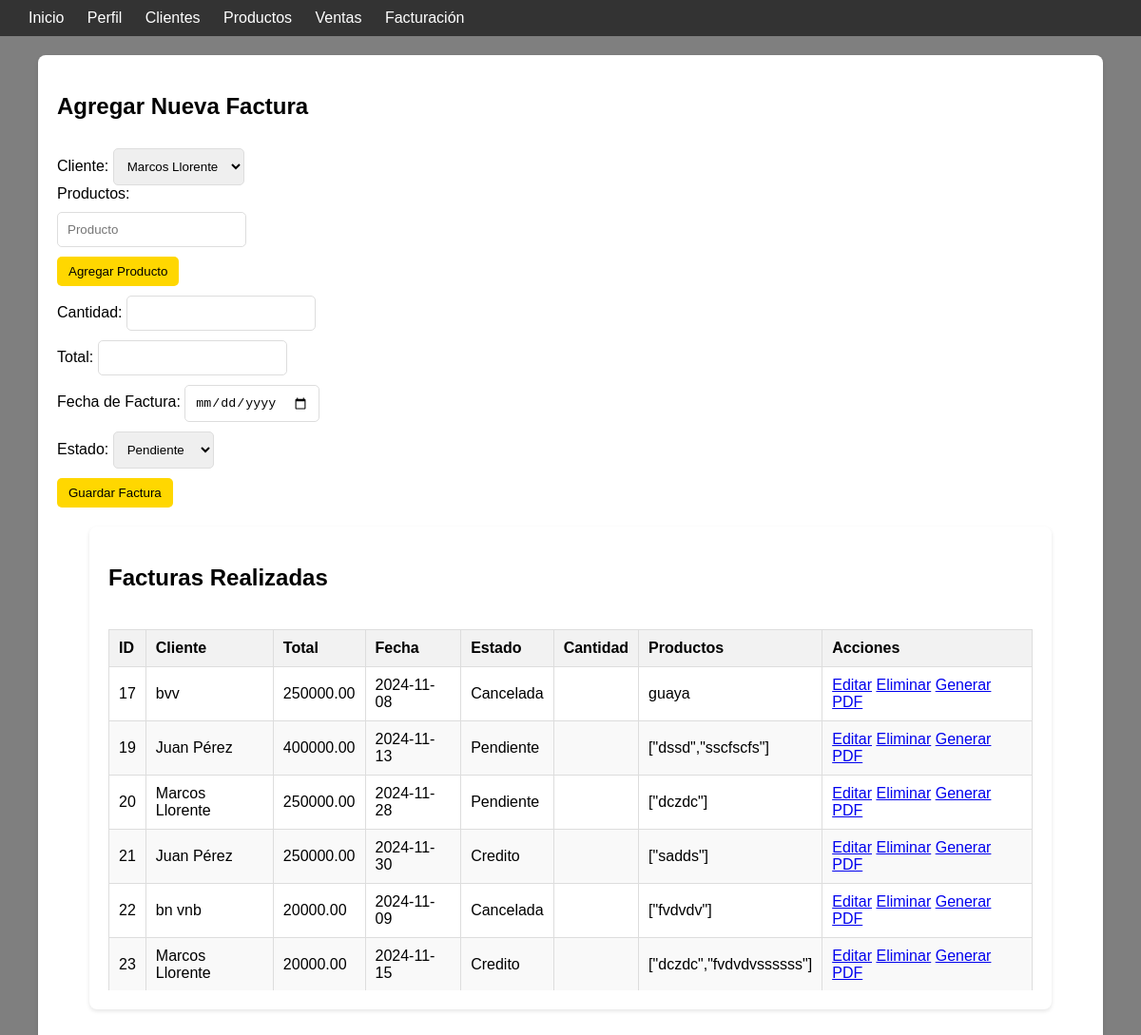
Page /vendedor/facturacion.php on the earlier database version.
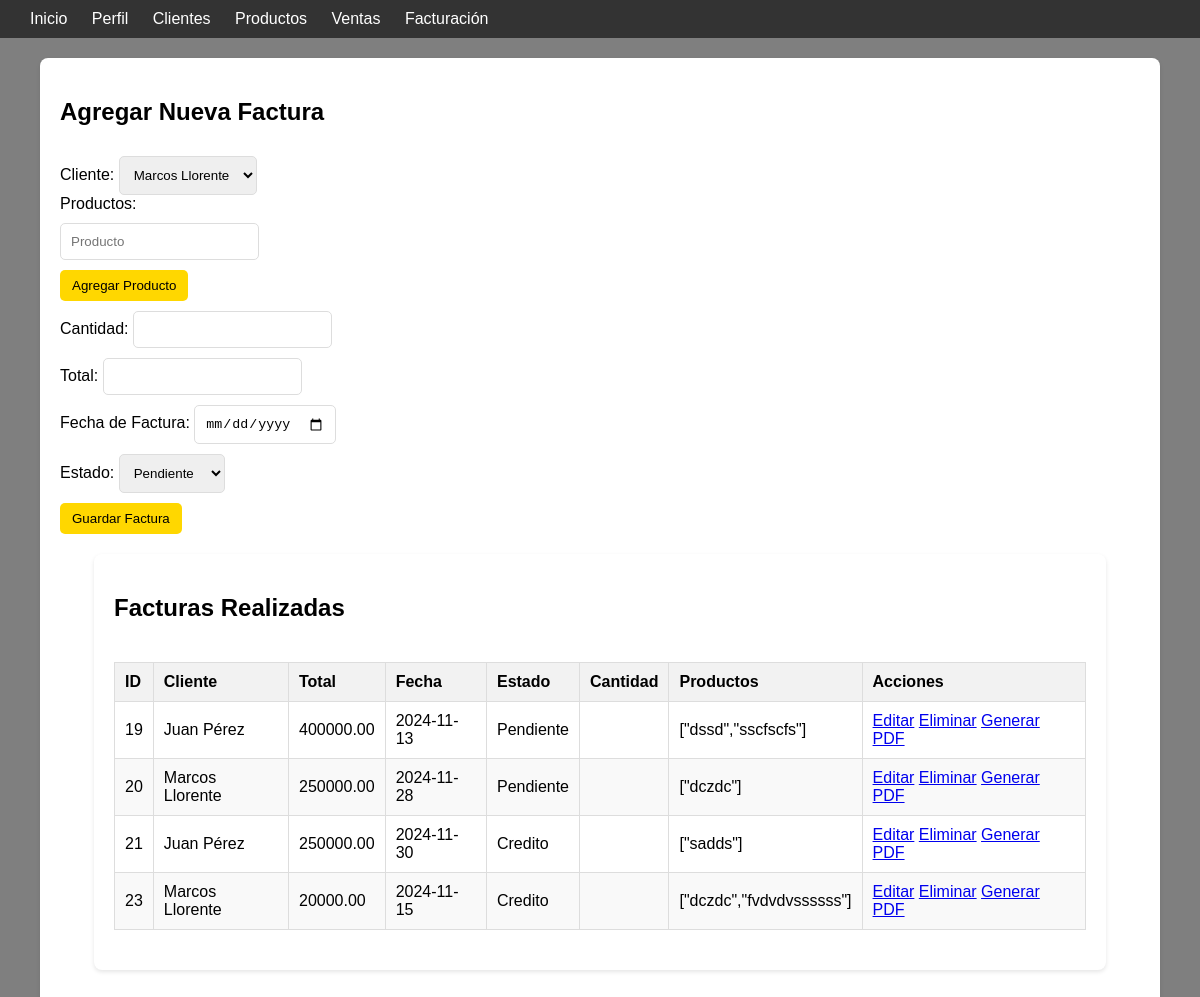
Same page on the later database version.
### tables this page shows
CREATE TABLE `facturas` (
  `id` int(11) NOT NULL,
  `cliente_id` int(11) DEFAULT NULL,
  `fecha_factura` date NOT NULL,
  `estado` varchar(20) DEFAULT 'pendiente',
  `total` decimal(10,2) DEFAULT NULL,
  `productos` varchar(50) NOT NULL,
  `cantidad` varchar(50) NOT NULL
);

CREATE TABLE `clientes` (
  `id` int(11) NOT NULL,
  `numero_identificacion` varchar(30) NOT NULL,
  `nombre` varchar(100) DEFAULT NULL,
  `direccion` varchar(255) DEFAULT NULL,
  `telefono` varchar(15) DEFAULT NULL,
  `correo` varchar(30) NOT NULL
);

### vendedor/facturacion.php (the view, shortened to what this page needs)
<?php
$dsn = 'mysql:host=localhost;dbname=thunderbike;charset=utf8';
$username = 'root';
$password = '';
try {
    $pdo = new PDO($dsn, $username, $password);
    $pdo->setAttribute(PDO::ATTR_ERRMODE, PDO::ERRMODE_EXCEPTION);
} catch (PDOException $e) {
    die("Conexión fallida: " . htmlspecialchars($e->getMessage()));
    $result_facturas = [];
    $clientes = [];
}
$sql_facturas = 'SELECT f.id, c.nombre AS nombre_cliente, f.total, f.fecha_factura, f.estado, f.productos, cantidad
                 FROM facturas AS f
                 JOIN clientes AS c ON f.cliente_id = c.id';
$stmt_facturas = $pdo->query($sql_facturas);
$result_facturas = $stmt_facturas->fetchAll(PDO::FETCH_ASSOC);
$sql_clientes = "SELECT id, nombre FROM clientes";
$stmt_clientes = $pdo->query($sql_clientes);
$clientes = $stmt_clientes->fetchAll(PDO::FETCH_ASSOC);
?>
<!DOCTYPE html>
<html lang="es">
<head>
</head>
<body>
<div class="video-background">
    </div>
<nav class="navtop">
        <div>
            <a href="vendedor_dashboard.php" class="button">Inicio</a>
            <a href="perfil.php" class="button">Perfil</a>
            <a href="client.php" class="button">Clientes</a>
            <a href="productos.php" class="button">Productos</a>
            <a href="ventas.php" class="button">Ventas</a>
            <a href="facturacion.php" class="button">Facturación</a>
        </div>
    </nav>
    <div class="container">
        <h2>Agregar Nueva Factura</h2>
        <form action="facturacion.php" method="POST">
            <label for="cliente_id">Cliente:</label>
            <select name="cliente_id" id="cliente_id" required>
                <?php foreach ($clientes as $cliente): ?>
                    <option value="<?= htmlspecialchars($cliente['id']) ?>">
                        <?= htmlspecialchars($cliente['nombre']) ?>
                    </option>
                <?php endforeach; ?>
            </select><br>
            <label for="productos">Productos:</label>
            <div id="productos-list" class="productos-list">
                <div class="producto-item">
                    <input type="text" name="productos[]" placeholder="Producto" required>
                </div>
            </div>
            <button type="button" onclick="agregarProducto()">Agregar Producto</button><br>
            <label for="cantidad">Cantidad:</label>
            <input type="number" name="cantidad" id="cantidad" step="0.01" required><br>
            <label for="total">Total:</label>
            <input type="number" name="total" id="total" step="0.01" required><br>
            <label for="fecha_factura">Fecha de Factura:</label>
            <input type="date" name="fecha_factura" id="fecha_factura" required><br>
            <label for="estado">Estado:</label>
            <select name="estado" id="estado" required>
                <option value="Pendiente">Pendiente</option>
            </select><br>
            <button type="submit">Guardar Factura</button>
        </form>
        <div class="container">
        <h2>Facturas Realizadas</h2>
        <div class="scrollable-table">
        <table>
            <thead>
                <tr>
                    <th>ID</th>
                    <th>Cliente</th>
                    <th>Total</th>
                    <th>Fecha</th>
                    <th>Estado</th>
                    <th>Cantidad</th>
                    <th>Productos</th>
                    <th>Acciones</th>
                </tr>
            </thead>
            <tbody>
            <?php if (!empty($result_facturas)): ?>
                <?php foreach ($result_facturas as $row): ?>
                    <tr>
                        <td><?= htmlspecialchars($row['id']) ?></td>
                        <td><?= htmlspecialchars($row['nombre_cliente']) ?></td>
                        <td><?= htmlspecialchars($row['total']) ?></td>
                        <td><?= htmlspecialchars($row['fecha_factura']) ?></td>
                        <td><?= htmlspecialchars($row['estado']) ?></td>
                        <td><?= htmlspecialchars($row['cantidad']) ?></td>
                        <td><?= htmlspecialchars($row['productos']) ?></td>
                        <td>
                                <a href="../controladores/editar_factura.php?id=<?= htmlspecialchars($row["id"]) ?>" class="btn">Editar</a>
                                <a href="../controladores/eliminar_factura.php?id=<?= htmlspecialchars($row["id"]) ?>" class="btn" onclick="return confirm('¿Estás seguro de que deseas eliminar esta factura?');">Eliminar</a>
                                <a href="generar_pdf.php?id=<?= htmlspecialchars($row["id"]) ?>" class="btn">Generar PDF</a>
                        </td>
                    </tr>
                <?php endforeach; ?>
                <?php else: ?>
                    <tr><td colspan="7">No se encontraron facturas.</td></tr>
                <?php endif; ?>
            </tbody>
        </table>
    </div>
</div>
</body>
</html>

### vendedor/facturacion.php (style rules this page uses)
.navtop { background: #333; padding: 10px 20px; color: white; text-align: center; }
.navtop .button { color: white; text-decoration: none; margin: 0 10px; }
.container { max-width: 900px; margin: 20px auto; background: white; padding: 20px; border-radius: 10px; box-shadow: 0 0 10px rgba(0, 0, 0, 0.1); }
.scrollable-table { max-height: 400px; overflow-y: auto; }
table { width: 100%; border-collapse: collapse; }
table, th, td { border: 1px solid #ddd; }
th, td { padding: 10px; text-align: left; }
th { background: #f4f4f4; }
button, select, input { margin-top: 10px; padding: 10px; border: 1px solid #ddd; border-radius: 5px; }
button { background: #007bff; color: white; cursor: pointer; }
body { font-family: Arial, sans-serif; margin: 0; padding: 0; background-color: black; }
.navtop { background-color: #333; color: white; padding: 10px 20px; display: flex; justify-content: space-between; align-items: center; flex-wrap: wrap; }
.navtop a { color: white; text-decoration: none; margin: 5px 10px; }
.container { margin: 20px auto; padding: 20px; background-color: white; border-radius: 8px; box-shadow: 0 2px 4px rgba(0, 0, 0, 0.1); width: 90%; max-width: 1200px; }
table { width: 100%; border-collapse: collapse; margin: 20px 0; }
th, td { padding: 10px; border: 1px solid #ddd; text-align: left; }
th { background-color: #f2f2f2; }
tr:nth-child(even) { background-color: #f9f9f9; }
button, form button { padding: 8px 12px; background-color: gold; color: black; border: none; border-radius: 5px; cursor: pointer; }
.video-background { position: fixed; top: 0; left: 0; width: 100%; height: 100%; z-index: -1; overflow: hidden; }
body { background: rgba(0, 0, 0, 0.5); color: black; }

Differences in the rows shown:
no longer on this page (row edited): facturas: id "17", cliente.nombre "bvv", total "250000.00", fecha_factura "2024-11-08", estado "Cancelada", productos "guaya"
no longer on this page (row edited): facturas: id "22", cliente.nombre "bn vnb", total "20000.00", fecha_factura "2024-11-09", estado "Cancelada", productos "[\"fvdvdv\"]"
